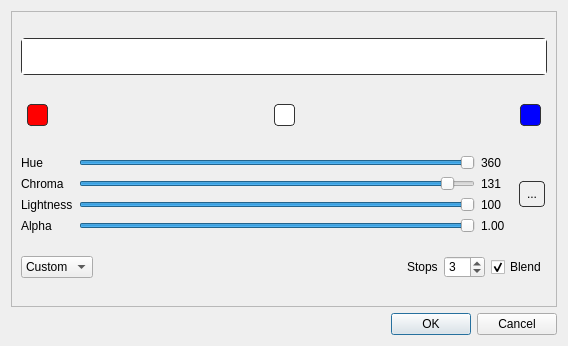
<?xml version="1.0" encoding="UTF-8"?>
<ui version="4.0">
 <class>ColorDialog</class>
 <widget class="QDialog" name="ColorDialog">
  <property name="geometry">
   <rect>
    <x>0</x>
    <y>0</y>
    <width>568</width>
    <height>346</height>
   </rect>
  </property>
  <property name="sizePolicy">
   <sizepolicy hsizetype="Preferred" vsizetype="Fixed">
    <horstretch>0</horstretch>
    <verstretch>0</verstretch>
   </sizepolicy>
  </property>
  <property name="windowTitle">
   <string>Color Editor</string>
  </property>
  <property name="styleSheet">
   <string notr="true">QToolButton 
{
   border-width: 1px;
   border-color: #333;
   border-style: solid;
   border-radius: 4;
   padding: 0px;
   min-width: 10px;
   max-width: 20px;
   min-height: 20px;
   max-height: 20px;
   margin: 6px;
}

QToolButton:checked
{
   border-width: 3px;
   margin: 0px;
}

QGraphicsView 
{
   border-width: 1px;
   border-color: #333;
   border-style: solid;
   border-radius: 4;
   padding: 0px;
   min-width: 300px;
   max-width: 3000px;
   min-height: 35px;
   max-height: 35px;
}</string>
  </property>
  <layout class="QVBoxLayout" name="verticalLayout_2">
   <item>
    <widget class="QFrame" name="frame">
     <property name="frameShape">
      <enum>QFrame::StyledPanel</enum>
     </property>
     <property name="frameShadow">
      <enum>QFrame::Sunken</enum>
     </property>
     <layout class="QVBoxLayout" name="verticalLayout">
      <item>
       <widget class="QGraphicsView" name="gradientView">
        <property name="styleSheet">
         <string notr="true">QGraphicsView {
   background-color: QLinearGradient( x1: 0, y1: 1, x2: 1, y2: 1, 
          stop: 0 #f00,
          stop: 0.5 #fff, 
          stop: 1 #00f);
}</string>
        </property>
       </widget>
      </item>
      <item>
       <layout class="QHBoxLayout" name="buttonLayout">
        <item>
         <widget class="QToolButton" name="color31">
          <property name="minimumSize">
           <size>
            <width>24</width>
            <height>34</height>
           </size>
          </property>
          <property name="maximumSize">
           <size>
            <width>34</width>
            <height>34</height>
           </size>
          </property>
          <property name="styleSheet">
           <string>QToolButton {
   background-color: #f00;
}</string>
          </property>
          <property name="text">
           <string/>
          </property>
          <property name="checkable">
           <bool>true</bool>
          </property>
          <property name="autoExclusive">
           <bool>true</bool>
          </property>
         </widget>
        </item>
        <item>
         <spacer name="horizontalSpacer">
          <property name="orientation">
           <enum>Qt::Horizontal</enum>
          </property>
          <property name="sizeHint" stdset="0">
           <size>
            <width>40</width>
            <height>20</height>
           </size>
          </property>
         </spacer>
        </item>
        <item>
         <widget class="QToolButton" name="color32">
          <property name="minimumSize">
           <size>
            <width>24</width>
            <height>34</height>
           </size>
          </property>
          <property name="maximumSize">
           <size>
            <width>34</width>
            <height>34</height>
           </size>
          </property>
          <property name="styleSheet">
           <string>QToolButton {
   background-color: #fff;
}</string>
          </property>
          <property name="text">
           <string/>
          </property>
          <property name="checkable">
           <bool>true</bool>
          </property>
          <property name="autoExclusive">
           <bool>true</bool>
          </property>
         </widget>
        </item>
        <item>
         <spacer name="horizontalSpacer_2">
          <property name="orientation">
           <enum>Qt::Horizontal</enum>
          </property>
          <property name="sizeHint" stdset="0">
           <size>
            <width>40</width>
            <height>20</height>
           </size>
          </property>
         </spacer>
        </item>
        <item>
         <widget class="QToolButton" name="color33">
          <property name="minimumSize">
           <size>
            <width>24</width>
            <height>34</height>
           </size>
          </property>
          <property name="maximumSize">
           <size>
            <width>34</width>
            <height>34</height>
           </size>
          </property>
          <property name="styleSheet">
           <string>QToolButton {
   background-color: #00f;
}</string>
          </property>
          <property name="text">
           <string/>
          </property>
          <property name="checkable">
           <bool>true</bool>
          </property>
          <property name="autoExclusive">
           <bool>true</bool>
          </property>
         </widget>
        </item>
       </layout>
      </item>
      <item>
       <layout class="QGridLayout" name="gridLayout">
        <item row="1" column="1">
         <widget class="QSlider" name="chromaSlider">
          <property name="maximum">
           <number>131</number>
          </property>
          <property name="value">
           <number>124</number>
          </property>
          <property name="orientation">
           <enum>Qt::Horizontal</enum>
          </property>
         </widget>
        </item>
        <item row="2" column="0">
         <widget class="QLabel" name="label_3">
          <property name="text">
           <string>Lightness</string>
          </property>
         </widget>
        </item>
        <item row="1" column="2">
         <widget class="QLabel" name="chromaLabel">
          <property name="minimumSize">
           <size>
            <width>30</width>
            <height>0</height>
           </size>
          </property>
          <property name="text">
           <string>131</string>
          </property>
         </widget>
        </item>
        <item row="2" column="2">
         <widget class="QLabel" name="lightnessLabel">
          <property name="minimumSize">
           <size>
            <width>30</width>
            <height>0</height>
           </size>
          </property>
          <property name="text">
           <string>100</string>
          </property>
         </widget>
        </item>
        <item row="1" column="0">
         <widget class="QLabel" name="label_2">
          <property name="text">
           <string>Chroma</string>
          </property>
         </widget>
        </item>
        <item row="0" column="0">
         <widget class="QLabel" name="label">
          <property name="text">
           <string>Hue</string>
          </property>
         </widget>
        </item>
        <item row="2" column="1">
         <widget class="QSlider" name="lightnessSlider">
          <property name="maximum">
           <number>100</number>
          </property>
          <property name="value">
           <number>100</number>
          </property>
          <property name="orientation">
           <enum>Qt::Horizontal</enum>
          </property>
         </widget>
        </item>
        <item row="1" column="3" rowspan="2">
         <layout class="QVBoxLayout" name="verticalLayout_3">
          <item>
           <widget class="QToolButton" name="globalButton">
            <property name="minimumSize">
             <size>
              <width>30</width>
              <height>30</height>
             </size>
            </property>
            <property name="styleSheet">
             <string notr="true">QToolButton 
{
   border-width: 1px;
   border-color: #333;
   border-style: solid;
   border-radius: 4;
   padding: 0px;
   min-width: 24px;
   max-width: 24px;
   min-height: 24px;
   max-height: 24px;
   margin: 2px;
}

QToolButton:checked
{
   border-width: 1px;
   margin: 2px;
}</string>
            </property>
            <property name="text">
             <string>...</string>
            </property>
            <property name="icon">
             <iconset resource="../../resources/IQmol.qrc">
              <normaloff>:/icons/non-global.png</normaloff>
              <normalon>:/icons/global.png</normalon>:/icons/non-global.png</iconset>
            </property>
            <property name="iconSize">
             <size>
              <width>20</width>
              <height>20</height>
             </size>
            </property>
            <property name="checkable">
             <bool>true</bool>
            </property>
           </widget>
          </item>
         </layout>
        </item>
        <item row="0" column="2">
         <widget class="QLabel" name="hueLabel">
          <property name="text">
           <string>360</string>
          </property>
         </widget>
        </item>
        <item row="0" column="1">
         <widget class="QSlider" name="hueSlider">
          <property name="maximum">
           <number>360</number>
          </property>
          <property name="value">
           <number>360</number>
          </property>
          <property name="orientation">
           <enum>Qt::Horizontal</enum>
          </property>
         </widget>
        </item>
        <item row="3" column="1">
         <widget class="QSlider" name="alphaSlider">
          <property name="maximum">
           <number>100</number>
          </property>
          <property name="value">
           <number>100</number>
          </property>
          <property name="orientation">
           <enum>Qt::Horizontal</enum>
          </property>
         </widget>
        </item>
        <item row="3" column="0">
         <widget class="QLabel" name="label_4">
          <property name="text">
           <string>Alpha</string>
          </property>
         </widget>
        </item>
        <item row="3" column="2">
         <widget class="QLabel" name="alphaLabel">
          <property name="text">
           <string>1.00</string>
          </property>
         </widget>
        </item>
       </layout>
      </item>
      <item>
       <layout class="QHBoxLayout" name="horizontalLayout_2">
        <item>
         <widget class="QComboBox" name="gradientCombo">
          <property name="currentIndex">
           <number>0</number>
          </property>
          <item>
           <property name="text">
            <string>Custom</string>
           </property>
          </item>
         </widget>
        </item>
        <item>
         <spacer name="horizontalSpacer_7">
          <property name="orientation">
           <enum>Qt::Horizontal</enum>
          </property>
          <property name="sizeHint" stdset="0">
           <size>
            <width>40</width>
            <height>20</height>
           </size>
          </property>
         </spacer>
        </item>
        <item>
         <widget class="QLabel" name="stopsLabel">
          <property name="enabled">
           <bool>true</bool>
          </property>
          <property name="text">
           <string>Stops</string>
          </property>
         </widget>
        </item>
        <item>
         <widget class="QSpinBox" name="stopsSpin">
          <property name="enabled">
           <bool>true</bool>
          </property>
          <property name="keyboardTracking">
           <bool>false</bool>
          </property>
          <property name="minimum">
           <number>1</number>
          </property>
          <property name="maximum">
           <number>20</number>
          </property>
          <property name="singleStep">
           <number>1</number>
          </property>
          <property name="value">
           <number>3</number>
          </property>
         </widget>
        </item>
        <item>
         <widget class="QCheckBox" name="blendButton">
          <property name="text">
           <string>Blend</string>
          </property>
          <property name="checked">
           <bool>true</bool>
          </property>
         </widget>
        </item>
       </layout>
      </item>
     </layout>
    </widget>
   </item>
   <item>
    <widget class="QDialogButtonBox" name="buttonBox">
     <property name="styleSheet">
      <string>QToolButton {
   color: #333;
   border-width: 1px;
   border-color: #333;
   border-style: solid;
   border-radius: 1;
   padding: 0px;
   min-width: 15px;
   max-width: 15px;
   min-height: 15px;
   max-height: 15px;
}</string>
     </property>
     <property name="orientation">
      <enum>Qt::Horizontal</enum>
     </property>
     <property name="standardButtons">
      <set>QDialogButtonBox::Cancel|QDialogButtonBox::Ok</set>
     </property>
    </widget>
   </item>
  </layout>
 </widget>
 <resources>
  <include location="../../resources/IQmol.qrc"/>
 </resources>
 <connections>
  <connection>
   <sender>buttonBox</sender>
   <signal>accepted()</signal>
   <receiver>ColorDialog</receiver>
   <slot>accept()</slot>
   <hints>
    <hint type="sourcelabel">
     <x>248</x>
     <y>254</y>
    </hint>
    <hint type="destinationlabel">
     <x>157</x>
     <y>274</y>
    </hint>
   </hints>
  </connection>
  <connection>
   <sender>buttonBox</sender>
   <signal>rejected()</signal>
   <receiver>ColorDialog</receiver>
   <slot>reject()</slot>
   <hints>
    <hint type="sourcelabel">
     <x>316</x>
     <y>260</y>
    </hint>
    <hint type="destinationlabel">
     <x>286</x>
     <y>274</y>
    </hint>
   </hints>
  </connection>
 </connections>
</ui>
